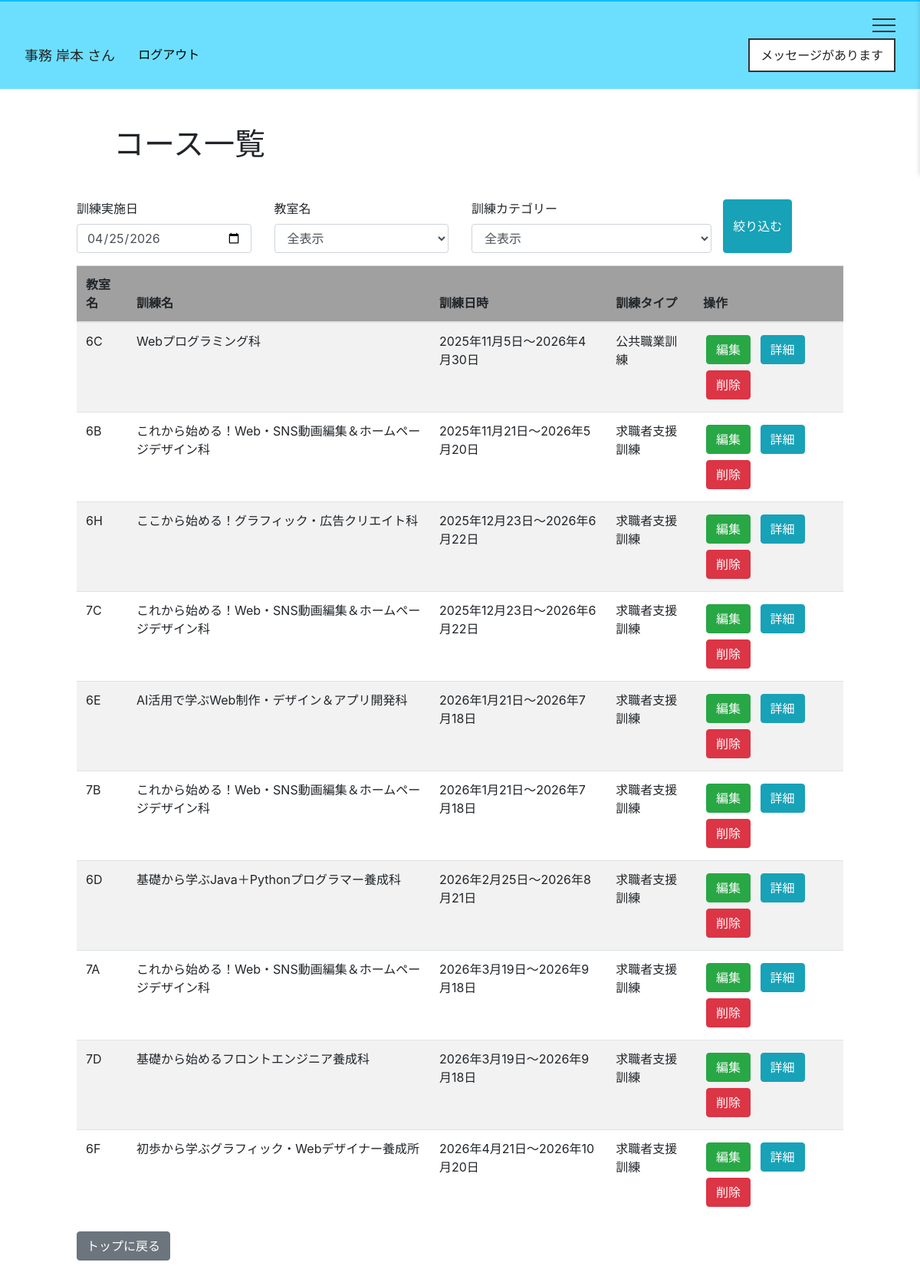
/admin_course_list.php, run on the app's committed database.
### tables this page shows
CREATE TABLE `m_courses` (
  `id` int(11) NOT NULL,
  `name` varchar(255) NOT NULL,
  `start_date` date NOT NULL,
  `end_date` date NOT NULL,
  `room_id` int(11) NOT NULL,
  `category_id` int(11) NOT NULL,
  `created_at` datetime NOT NULL,
  `updated_at` datetime NOT NULL
);

CREATE TABLE `m_rooms` (
  `id` int(11) NOT NULL,
  `name` varchar(255) NOT NULL,
  `created_at` datetime NOT NULL,
  `updated_at` datetime NOT NULL
);

CREATE TABLE `m_courses_categories` (
  `id` int(11) NOT NULL,
  `name` varchar(255) NOT NULL,
  `created_at` datetime NOT NULL DEFAULT current_timestamp(),
  `updated_at` datetime NOT NULL DEFAULT current_timestamp() ON UPDATE current_timestamp()
);

### functions/functions.php (called while the page is built, shortened)
<?php
function db_connect()
{
    $dsn = 'mysql:host=' . DB_HOST . ';dbname=' . DB_NAME . ';charset=utf8mb4';
    $db = new PDO($dsn, DB_USER, DB_PASS);
    $db->setAttribute(PDO::ATTR_EMULATE_PREPARES, false);
    $db->setAttribute(PDO::ATTR_ERRMODE, PDO::ERRMODE_EXCEPTION);
    $db->setAttribute(PDO::ATTR_DEFAULT_FETCH_MODE, PDO::FETCH_ASSOC);
    return $db;
}
function format_japanese_date($date)
{
    $timestamp = strtotime($date);
    return date('Y年n月j日', $timestamp);
}
function get_courses($target_date = null, $is_display_not_start = false, $room_id = null, $category_id = null)
{
    $db = db_connect();
    $sql = 'SELECT
            c.id AS course_id,
            c.name AS course_name,
            c.start_date,
            c.end_date,
            r.name AS room_name,
            cc.name AS category_name
            FROM m_courses c
            JOIN m_rooms r ON c.room_id = r.id
            JOIN m_courses_categories cc ON c.category_id = cc.id';
    $where_clauses = [];
    $params = [];
    $where_clauses[] = $is_display_not_start ?
        ':target_date <= c.end_date' :
        ':target_date BETWEEN c.start_date AND c.end_date';
    $params[':target_date'] = $target_date;
    if (!empty($where_clauses)) {
        $sql .= ' WHERE ' . implode(' AND ', $where_clauses);
    }
    $sql .= ' ORDER BY c.start_date ASC';
    $stmt = $db->prepare($sql);
    $stmt->execute($params);
    return $stmt->fetchAll(PDO::FETCH_ASSOC);
}

### admin_course_list.php (the view, shortened to what this page needs)
<?php
require_once __DIR__ . '/functions/functions.php';
?>
<?php
$date = date('Y-m-d');
?>
<?php
try {
    $courses = get_courses($date, false, $room_id, $category_id);
} catch (PDOException $e) {
    exit('情報の取得に失敗しました: ' . $e->getMessage());
}
?>
<!DOCTYPE html>
<html lang="ja">
<head>
    <link rel="stylesheet" href="./css/style.css">
    <link rel="stylesheet" href="https://stackpath.bootstrapcdn.com/bootstrap/4.5.0/css/bootstrap.min.css">
</head>
<body>
    <?php require_once __DIR__ . '/inc/admin_header.php'; ?>
    <div class="content-wrap" style="width: 89.33333%; max-width: 1000px; margin-inline: auto;">
        <main class="course-wrapper">
            <h1 class="m-5">コース一覧</h1>
            <div class="course-search">
                <form action="admin_course_list.php" method="get" class="row">
                    <div class="date col-3">
                        <label for="date" class="form-label">訓練実施日</label>
                        <input type="date" name="date" id="date" value="<?= $date ?>" class="form-control">
                    </div>
                    <div class="room col-3">
                        <label for="room_id" class="form-label">教室名</label>
                        <select name="room_id" id="room_id" class="form-control">
                            <option value="" <?= ($room_id == "") ? "selected" : "" ?>>全表示</option>
                        </select>
                    </div>
                    <div class="category col-4">
                        <label for="category_id" class="form-label">訓練カテゴリー</label>
                        <select name="category_id" id="category_id" class="form-control">
                            <option value="" selected <?= ($category_id == "") ? "selected" : "" ?>>全表示</option>
                        </select>
                    </div>
                    <input type="submit" value="絞り込む" name="filter" class="btn btn-info">
                </form>
            </div>
            <table class="table table-striped mt-3">
                <thead>
                    <tr style="background-color: #a0a0a0;">
                        <th>教室名</th>
                        <th>訓練名</th>
                        <th>訓練日時</th>
                        <th>訓練タイプ</th>
                        <th>操作</th>
                    </tr>
                </thead>
                <tbody>
                    <?php foreach ($courses as $course): ?>
                        <tr>
                            <td><?php echo $course["room_name"] ?></td>
                            <td><?php echo $course["course_name"] ?></td>
                            <td><?php echo format_japanese_date($course["start_date"]) ?>～<?php echo format_japanese_date($course["end_date"]) ?></td>
                            <td><?php echo $course["category_name"] ?></td>
                            <td>
                                <a class="btn btn-success mx-1 my-1" href="./admin_course_edit.php">編集</a>
                                <a class="btn btn-info mx-1 my-1" href="./admin_course_detail.php">詳細</a>
                                <a class="btn btn-danger mx-1 my-1" href="./admin_course_del_confirm.php">削除</a>
                            </td>
                        </tr>
                    <?php endforeach; ?>
                </tbody>
            </table>
            <div class="l-btn-area mb-5">
                <a class="btn btn-secondary" href="./admin_index.php">トップに戻る</a>
            </div>
        </main>
    </div>
</body>
</html>

### inc/admin_header.php
<header class="site-header_admin">
    <?php include('./inc/nav_bar.php'); ?>
    <div class="header-inner">
        <div class="inner-flex">
            <a href="./admin_index.php" style="text-decoration: none;">
                <p class="user-name"><?php echo '事務';
                                        ?>&nbsp;岸本 さん</p>
            </a>
            <a href="../php_do/logout.php" style="color: black;">ログアウト</a>
        </div>
        <a href="./student_message.php" class="message-button">メッセージがあります</a>
    </div>
</header>

### inc/nav_bar.php (shortened to what this page needs)
<div id="top" class="c-top">
    <label for="menu-toggle" class="hamburger" id="hamburger">
        <span></span>
        <span></span>
        <span></span>
    </label>
</div>

### css/style.css (style rules this page uses)
.header-inner { max-width: 1200px; margin: 0 auto; display: flex; justify-content: space-between; align-items: center; }
.inner-flex { display: flex; gap: 30px; }
.user-name { margin: 0; font-size: 18px; color: #222; }
.message-button { display: inline-block; padding: 8px 14px; border: 2px solid #333; background-color: #fff; color: #222; text-decoration: none; font-size: 16px; }
.site-header_admin { background-color: #6CDFFF; border-top: 2px solid #00bfff; padding: 22px 32px; }
.c-top { display: flex; justify-content: flex-end; align-items: center; }
.hamburger { display: block; width: 30px; cursor: pointer; z-index: 101; position: relative; }
.hamburger span { display: block; width: 100%; height: 2px; background-color: #333; margin-bottom: 6px; transition: 0.3s; }
.hamburger span:last-child { margin-bottom: 0; }

### data on the page
m_courses: room.name "6C", name "Webプログラミング科", start_date "2025年11月5日", end_date "2026年4月30日", category.name "公共職業訓練"
m_courses: room.name "6B", name "これから始める！Web・SNS動画編集＆ホームページデザイン科", start_date "2025年11月21日", end_date "2026年5月20日", category.name "求職者支援訓練"
m_courses: room.name "6H", name "ここから始める！グラフィック・広告クリエイト科", start_date "2025年12月23日", end_date "2026年6月22日", category.name "求職者支援訓練"
m_courses: room.name "7C", name "これから始める！Web・SNS動画編集＆ホームページデザイン科", start_date "2025年12月23日", end_date "2026年6月22日", category.name "求職者支援訓練"
m_courses: room.name "6E", name "AI活用で学ぶWeb制作・デザイン＆アプリ開発科", start_date "2026年1月21日", end_date "2026年7月18日", category.name "求職者支援訓練"
m_courses: room.name "7B", name "これから始める！Web・SNS動画編集＆ホームページデザイン科", start_date "2026年1月21日", end_date "2026年7月18日", category.name "求職者支援訓練"
m_courses: room.name "6D", name "基礎から学ぶJava＋Pythonプログラマー養成科", start_date "2026年2月25日", end_date "2026年8月21日", category.name "求職者支援訓練"
m_courses: room.name "7A", name "これから始める！Web・SNS動画編集＆ホームページデザイン科", start_date "2026年3月19日", end_date "2026年9月18日", category.name "求職者支援訓練"
m_courses: room.name "7D", name "基礎から始めるフロントエンジニア養成科", start_date "2026年3月19日", end_date "2026年9月18日", category.name "求職者支援訓練"
m_courses: room.name "6F", name "初歩から学ぶグラフィック・Webデザイナー養成所", start_date "2026年4月21日", end_date "2026年10月20日", category.name "求職者支援訓練"
